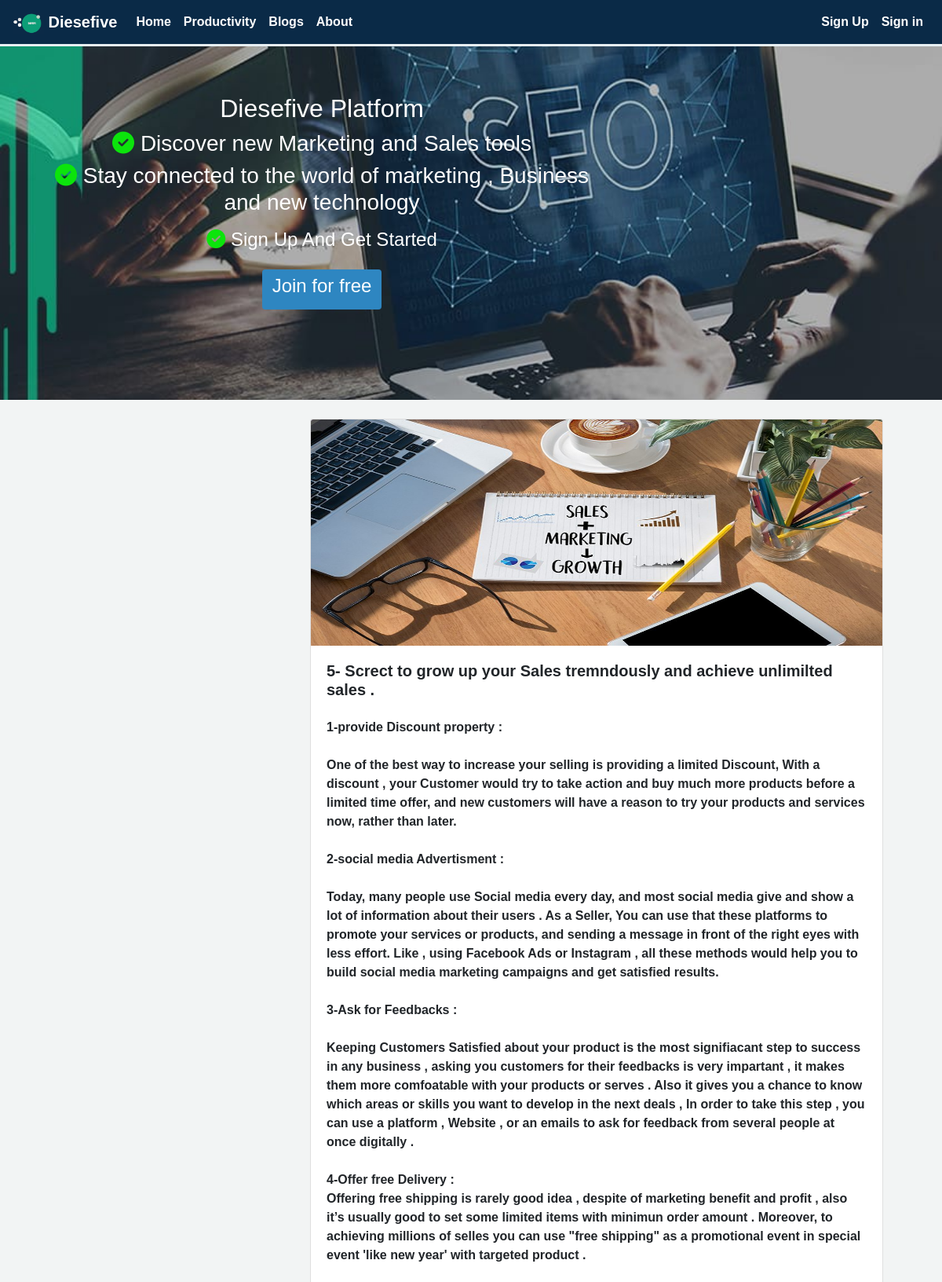
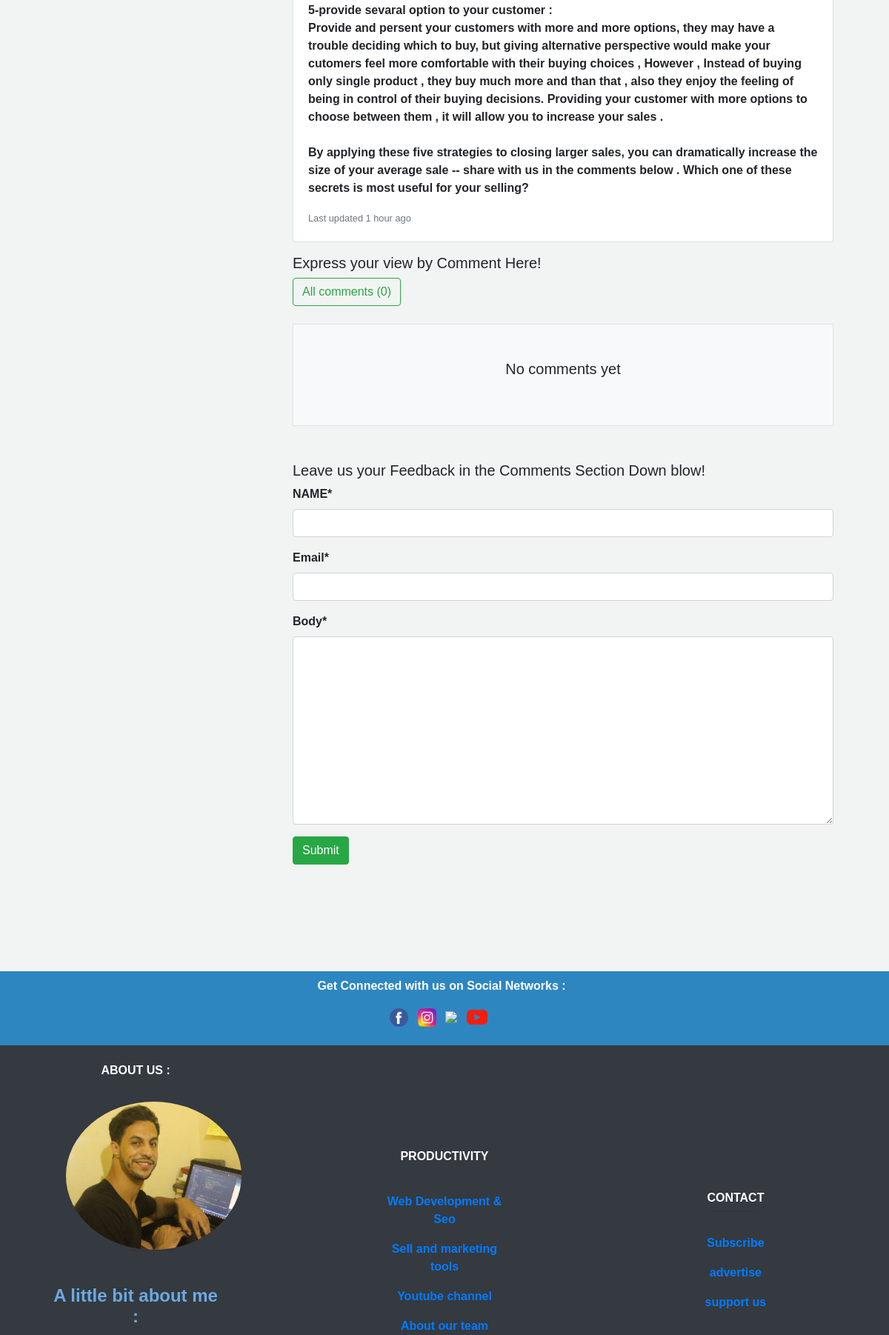
Screenshot of /Creativity/5-Screct-to-grow-up-your-Sales-tremndously-and-achieve-unlimilted-sales (upper part) with the database file from the repository (2 pictures, top to bottom).
### myblog/models.py (models this page shows, shortened)
class post(models.Model):
    image = models.ImageField(default='default.jpg', upload_to='profile_pics')
    slug  = models.SlugField(max_length=250 , unique=True)
    title = models.CharField(max_length=100)
    content = models.TextField()
    post_date = models.DateTimeField(default=timezone.now)
    post_update = models.DateTimeField(auto_now=True)
    author = models.ForeignKey(User , on_delete=models.CASCADE)
    def __str__(self):
        return (f'Post_title : {self.title}')
    class Meta():
        ordering = ('-post_update',)

### myblog/views.py (the view)
# urls.py: path('Creativity/<slug:slug>', views.Creativity, name='post_by_slug'),
def Creativity(request, slug) :
    post1 = get_object_or_404(post, slug = slug)
    comments = post1.comments.filter(active=True)
    if request.method == 'POST':
        comment_form = Newcomment(data=request.POST)
        if comment_form.is_valid():
            new_comment = comment_form.save(commit=False)
            new_comment.post = post1
            new_comment.save()
            comment_form = Newcomment()
    else:
        comment_form = Newcomment()
    context = {
    'title': post1 ,
    'post' : post1 ,
    'comments' : comments ,
    'comment_form' : comment_form ,
    }
    return render(request, 'detail.html' , context )

### myblog/forms.py
class Newcomment (forms.ModelForm) :
    class Meta:
        model = comment
        fields = ( 'name' , 'email' , 'body')

### myblog/templates/detail.html (shortened to what this page needs)
{% extends 'base.html' %}
{% block content %}
{% load crispy_forms_tags %}
<section>
  <header>
        <div class="container ml-0  mt-4">
            <div class="row">
               <div class="col-md-4">
                 </div>
                 <div class="col-md-8">
                        <div class="card mb-3">
                          <img class="card-img-top" src="{{post.image.url}}" alt="picture"  style="height: 18rem;">
                          <div class="card-body">
                            <h5 class="card-title font-weight-bold">{{post.title}} . </h5>
                            <p class="card-text mt-4">{{post.content|linebreaksbr}}</p>
                            <p class="card-text"><small class="text-muted">Last updated 1 hour ago </small></p>
                          </div>
                       </div>
                 </div>
            </div>
      </div>
    </header>
</section>
<section>
  <header>
        <div class="container ml-0">
            <div class="row">
                <div class="col-md-4">
                </div>
            <div class="col-md-8">
              <h5>Express your view by Comment Here! </h5>
              <button type="button" class="btn btn-outline-success"> All comments ({{comments.count}}) </button>
             <div class="border bg-light p-4 mb-5 mt-4 bg-w">
                    {% for comment in comments %}
                     <ul class="p-3 comment">
                    <p class="border-bottom font-italic">{{comment.name}} : <p>
                      <i class="far fa-comments"></i>
                    <p class="font-weight-bold"> " {{comment.body}}   " </p>
                    <p class="font-weight-light">  On : {{comment.comment_date|date:'d-m-Y'}} </p>
                     <div class="border-bottom mb-3 mt-2"></div>
                        {% empty %}
                 <h5 class="text-center p-4 mb-3 comment"> No comments yet </h5>
                {% endfor %}
             </div>
<h5>Leave us your Feedback in the Comments Section Down blow!</h5>
    <form method="POST">
        {{comment_form|crispy}}
        <input class="btn btn-success" type="Submit" value="Submit">
    </form>
          </div>
       </div>
    </div>
</header>
</section>
<br>
<br>
<br>
<br
{% endblock content %}

### myblog/static/css/home.css (style rules this page uses)
body { background-color : #f2f4f4 ; font-family: 'Gill Sans', sans-serif; font-weight: 600; }
html,body { direction: ltr ; text-align: left ; }

### rows the page displays
post: image (picture), title "5- Screct to grow up your Sales tremndously and achieve unlimilted sales", content "1-provide Discount property : One of the best way to increase your selling is providing a limited Discount, With a discount , your Customer would try to take action and buy much more products before a limited time offer, and new customers will have a reason to try your products and services now, rather than later. 2-social media Advertisment : Today, many people use Social media every day, and most social media give and show a lot of information about their users . As a Seller, You can use that these platforms to promote your services or products, and sending a message in front of the right eyes with less effort. Like , using Facebook Ads or Instagram , all these methods would help you to…"

### other values shown
{{ comments.count }} "0"
